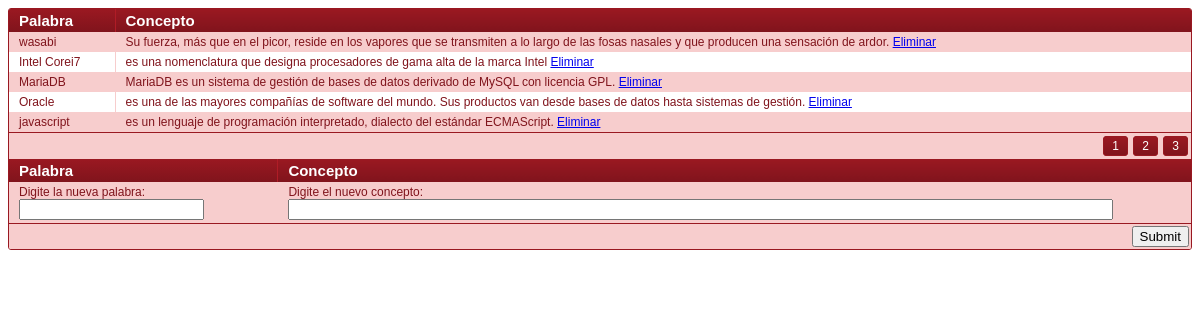
The page / on the database its author committed.
### tables this page shows
CREATE TABLE IF NOT EXISTS `datos` (
  `nombre` varchar(20) NOT NULL,
  `concepto` varchar(200) NOT NULL
);

### tablas.php (the view)
<?php
	if(!$Con):
	else:
		if(!isset($_GET["NumPagina"])):
			$NumPagina=1;
			Llenar($Con,$NumPagina);
		else:
			$NumPagina=$_GET["NumPagina"];
			$NumPagina=(int)$NumPagina;
			Llenar($Con,$NumPagina);
		endif;
	endif;
function Llenar($Con, $NumPagina)
{
	$c=1;
	$NumeroPagina=($NumPagina-1)*5;
	$Consulta="SELECT * FROM DATOS LIMIT $NumeroPagina,5";
	$result=$Con->query($Consulta);
	while($row=mysqli_fetch_array($result)):
		if($c%2==0):
			?>
			<tr>
				<td><?php echo "$row[0]"; ?> </td>
				<td><?php echo "$row[1]"; ?> <a href="#"  onclick="Eliminar('<?php echo "$row[0]"; ?>');"> Eliminar</a></td>
			</tr>
			<?php
		else:
			?>
			<tr class="alt">
				<td><?php echo "$row[0]"; ?> </td>
				<td><?php echo "$row[1]"; ?> <a href="#" onclick="Eliminar('<?php echo "$row[0]"; ?>');"> Eliminar</a> </td>
			</tr>
			<?php
		endif;
	$c++;
	endwhile;
}
?>

### index.php (shortened to what this page needs)
<html>
<head>
	<link href="style.css" rel="stylesheet" type="text/css">
</head>
<body>
	<?php include_once "login.php"; ?>
<div class="datagrid">
<table>
	<tfoot>
		<?php include "footer.php"; ?>
	</tfoot>
	<thead>
		<tr>
			<th>Palabra</th>
			<th>Concepto</th>
		</tr>
	</thead>
	<tbody>
		<?php include "tablas.php"; ?>
	</tbody>
</table>
<table>
	<thead>
		<tr>
			<th>Palabra</th>
			<th>Concepto</th>
		</tr>
	</thead>
	<form action="NuevoConcepto.php" method="POST" onsubmit="return validarForm(this);">
	<tbody>
		<tr class="alt">
			<td>Digite la nueva palabra: <input type="text" name="NombreNuevo" id="new"></td>
			<td>Digite el nuevo concepto: <input type="text" name="ConceptoNuevo" id="con" size="100"></td>
		</tr>
	</tbody>
	<tfoot>
		<tr>
		<td colspan="4"><div id="paging">
			<ul>
				<li><input type="submit" title="Aceptar"></li>
			</ul>
		</div>
		</tr>
	</tfoot>
	</form>
</table>
</div>
</body>
</html>

### footer.php
<?php
$Consulta="SELECT * FROM DATOS";
$result=$Con->query($Consulta);
$numero=mysqli_num_rows($result);
	?>
	<tr>
		<td colspan="4">
			<div id="paging">
			<ul>
				<?php
					$c=1;
					for($i=0;$i<$numero;$i++):
						if($i%5==0):
					?>
					<li><a href="index.php?NumPagina=<?php echo $c; ?>"><span> <?php echo $c; $c++;?></span></a> </li>
					<?php
						endif;
					endfor;
					?>
			</ul>
			</div>
		</td>
	</tr>

### style.css (style rules this page uses)
.datagrid table { border-collapse: collapse; text-align: left; width: 100%; }
.datagrid { font: normal 12px/150% Verdana, Arial, Helvetica, sans-serif; background: #fff; overflow: hidden; border: 1px solid #991821; -webkit-border-radius: 3px; -moz-border-radius: 3px; border-radius: 3px; }
.datagrid table td, .datagrid table th { padding: 3px 10px; }
.datagrid table thead th { background:-webkit-gradient( linear, left top, left bottom, color-stop(0.05, #991821), color-stop(1, #80141C) );background:-moz-linear-gradient( center top, #991821 5%, #80141C 100% );filter:progid:DXImageTransform.Microsoft.gradient(startColorstr='#991821', endColorstr='#80141C');background-color:#991821; color:#FFFFFF; font-size: 15px; font-weight: bold; border-left: 1px solid #B01C26; }
.datagrid table thead th:first-child { border: none; }
.datagrid table tbody td { color: #80141C; border-left: 1px solid #F7CDCD;font-size: 12px;font-weight: normal; }
.datagrid table tbody .alt td { background: #F7CDCD; color: #80141C; }
.datagrid table tbody td:first-child { border-left: none; }
.datagrid table tbody tr:last-child td { border-bottom: none; }
.datagrid table tfoot td div { border-top: 1px solid #991821;background: #F7CDCD; }
.datagrid table tfoot td { padding: 0; font-size: 12px }
.datagrid table tfoot td div { padding: 2px; }
.datagrid table tfoot td ul { margin: 0; padding:0; list-style: none; text-align: right; }
.datagrid table tfoot li { display: inline; }
.datagrid table tfoot li a { text-decoration: none; display: inline-block; padding: 2px 8px; margin: 1px;color: #FFFFFF;border: 1px solid #991821;-webkit-border-radius: 3px; -moz-border-radius: 3px; border-radius: 3px; background:-webkit-gradient( linear, left top, left bottom, color-stop(0.05, #991821), color-stop(1, #80141C) );background:-moz-linear-gradient( center top, #991821 5%, #80141C 100% );filter:progid:DXImageTransform.Microsoft.gradient(startColorstr='#991821', endColorstr='#80141C');background-color:#991821; }

### rows shown on the page
datos: nombre "wasabi", concepto "Su fuerza, más que en el picor, reside en los vapores que se transmiten a lo largo de las fosas nasales y que producen una sensación de ardor."
datos: nombre "Intel Corei7", concepto "es una nomenclatura que designa procesadores de gama alta de la marca Intel"
datos: nombre "MariaDB", concepto "MariaDB es un sistema de gestión de bases de datos derivado de MySQL con licencia GPL."
datos: nombre "Oracle", concepto "es una de las mayores compañías de software del mundo. Sus productos van desde bases de datos hasta sistemas de gestión."
datos: nombre "javascript", concepto "es un lenguaje de programación interpretado, dialecto del estándar ECMAScript."
